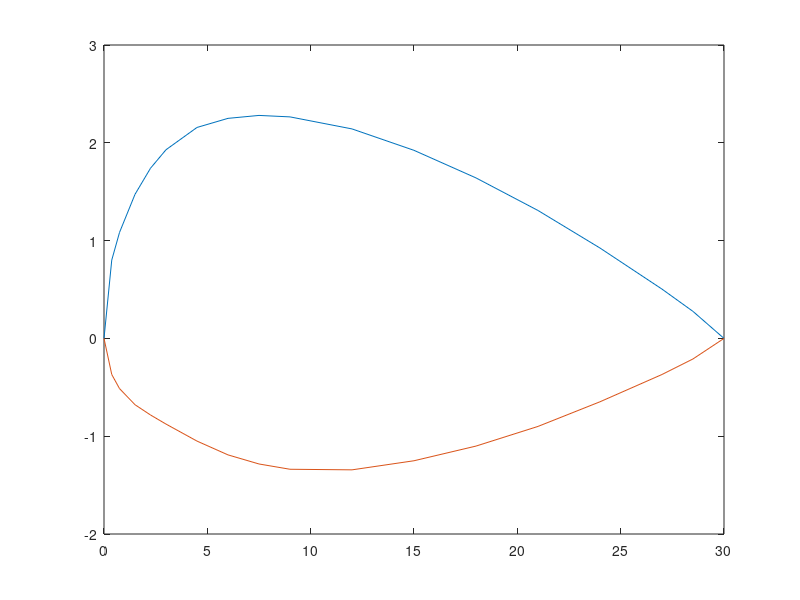

This figure's MATLAB source:
# Application Problem 4 -- Integration# Adding the datax = [0; 0.375; 0.75; 1.5; 2.25; 3; 4.5; 6; 7.5; 9; 12; 15; 18; 21; 24; 27; 28.5; 30];f = [0; 0.801; 1.083; 1.473; 1.74; 1.929; 2.157; 2.25; 2.28; 2.265; 2.142; 1.923; 1.641; 1.308; 0.924; 0.504; 0.276; 0];g = [0; -.369; -.513; -.678; -.783; -.876; -1.05; -1.191; -1.284; -1.338; -1.344; -1.251; -1.101; -.9; -.648; -.369; -.21; 0];plot(x,f)hold onplot(x,g)hold off# Use Composite Simpson's Rule# h is calculated for each step (distributing the term h/3 to each term)f_area = 0;g_area = 0;for i = 1:length(x)  if i == 1 || i == length(x)    h = (max(x) - min(x))/length(x);    f_area = f_area + f(i) * (h/3);    g_area = g_area + g(i) * (h/3);    elseif mod(i,2) == 0 && i != 1 && i != length(x)    h = x(i)-x(i-1);    f_area = f_area + 4*f(i)*(h/3);    g_area = g_area + 4*g(i)*(h/3);    elseif mod(i,2) == 1 && i != 1 && i != length(x)    h = x(i)-x(i-1);    f_area = f_area + 2*f(i)*(h/3);    g_area = g_area + 2*g(i)*(h/3);  endifendfortotal_area = f_area - g_area;